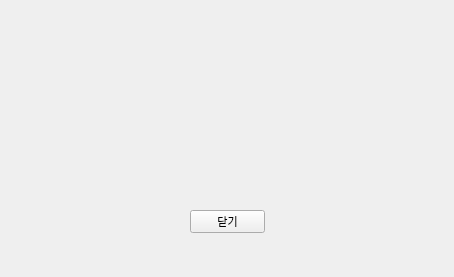
<?xml version="1.0" encoding="UTF-8"?>
<ui version="4.0">
 <class>EmailAuth</class>
 <widget class="QWidget" name="EmailAuth">
  <property name="geometry">
   <rect>
    <x>0</x>
    <y>0</y>
    <width>454</width>
    <height>277</height>
   </rect>
  </property>
  <property name="windowTitle">
   <string>EmailAuth</string>
  </property>
  <widget class="QPushButton" name="btn_ok">
   <property name="geometry">
    <rect>
     <x>190</x>
     <y>210</y>
     <width>75</width>
     <height>23</height>
    </rect>
   </property>
   <property name="font">
    <font>
     <family>휴먼엑스포</family>
     <pointsize>8</pointsize>
     <weight>50</weight>
     <bold>false</bold>
    </font>
   </property>
   <property name="text">
    <string>닫기</string>
   </property>
  </widget>
  <widget class="QLabel" name="label_2">
   <property name="geometry">
    <rect>
     <x>-10</x>
     <y>0</y>
     <width>471</width>
     <height>281</height>
    </rect>
   </property>
   <property name="text">
    <string/>
   </property>
   <property name="pixmap">
    <pixmap resource="main_frame.qrc">:/about/img/about_us.jpg</pixmap>
   </property>
   <property name="scaledContents">
    <bool>true</bool>
   </property>
  </widget>
  <zorder>label_2</zorder>
  <zorder>btn_ok</zorder>
 </widget>
 <resources>
  <include location="main_frame.qrc"/>
 </resources>
 <connections/>
</ui>
